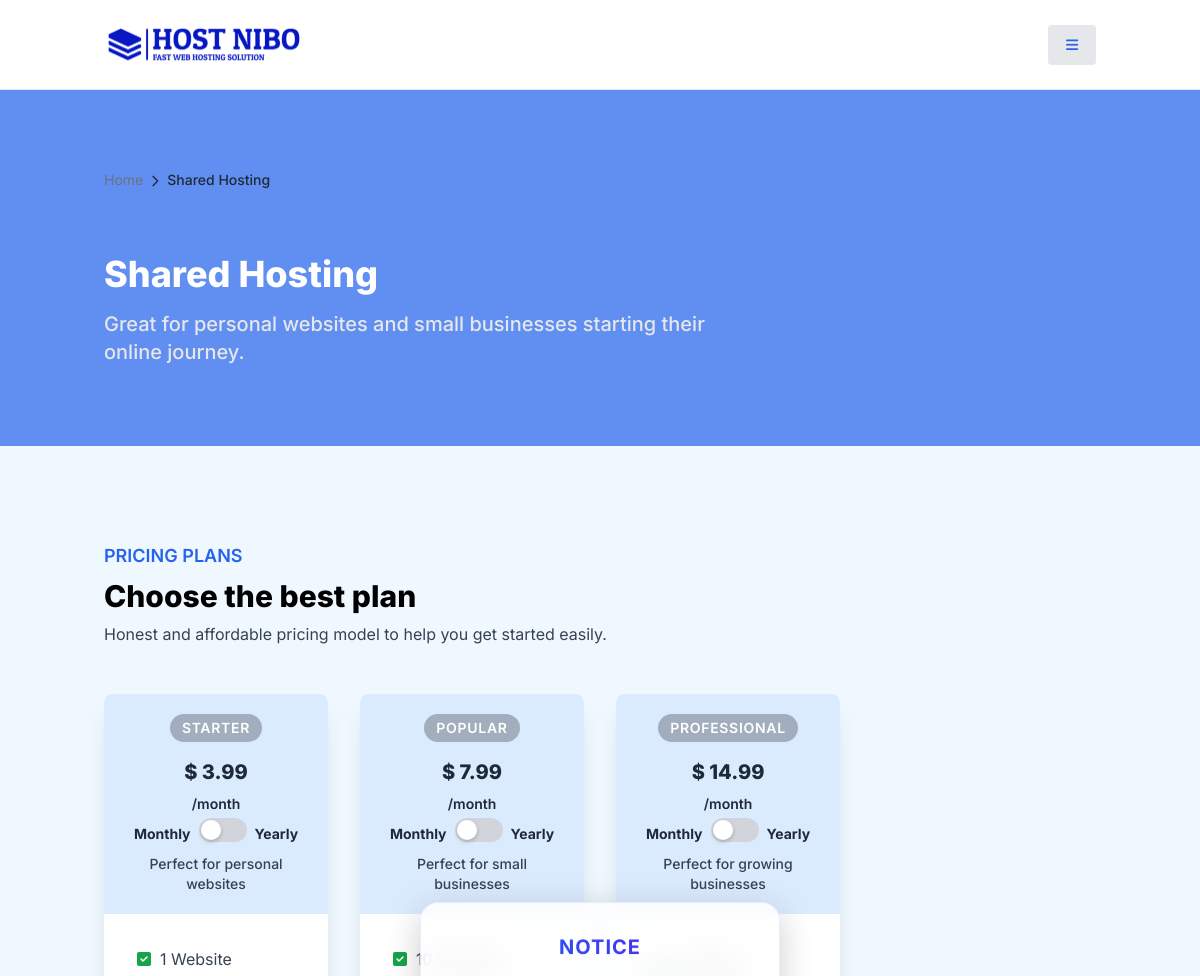
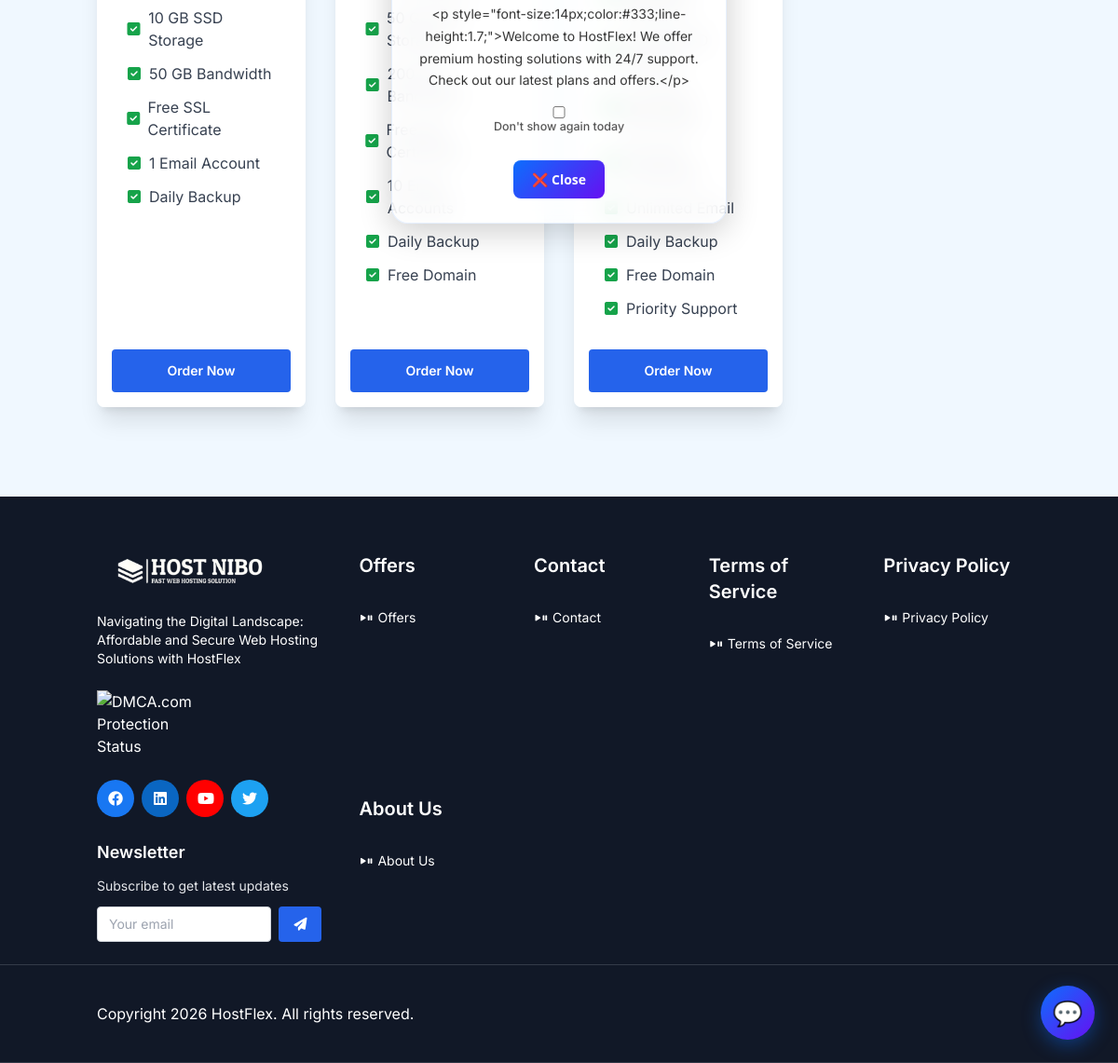
/category.php?slug=shared, run on the app's committed database (2 pictures, top to bottom).
### tables this page shows
CREATE TABLE settings (
    id INT AUTO_INCREMENT PRIMARY KEY,
    setting_key VARCHAR(100) NOT NULL UNIQUE,
    setting_value TEXT NOT NULL
);

CREATE TABLE categories (
    id INT AUTO_INCREMENT PRIMARY KEY,
    name VARCHAR(100) NOT NULL,
    slug VARCHAR(100) NOT NULL UNIQUE,
    description TEXT,
    image VARCHAR(255),
    sort_order INT DEFAULT 0,
    status BOOLEAN DEFAULT TRUE,
    created_at TIMESTAMP DEFAULT CURRENT_TIMESTAMP
);

CREATE TABLE hosting_plans (
    id INT AUTO_INCREMENT PRIMARY KEY,
    category VARCHAR(50) NOT NULL,
    name VARCHAR(100) NOT NULL,
    subtitle VARCHAR(200),
    badge VARCHAR(100),
    monthly_price DECIMAL(10,2),
    yearly_price DECIMAL(10,2),
    features TEXT,
    order_url VARCHAR(500),
    is_popular BOOLEAN DEFAULT FALSE,
    sort_order INT DEFAULT 0,
    status BOOLEAN DEFAULT TRUE,
    created_at TIMESTAMP DEFAULT CURRENT_TIMESTAMP
);

CREATE TABLE menu_items (
    id INT AUTO_INCREMENT PRIMARY KEY,
    label VARCHAR(100) NOT NULL,
    url VARCHAR(500) NOT NULL,
    parent_id INT DEFAULT 0,
    location ENUM('header','footer','both') DEFAULT 'header',
    sort_order INT DEFAULT 0,
    status BOOLEAN DEFAULT TRUE,
    created_at TIMESTAMP DEFAULT CURRENT_TIMESTAMP
);

### includes/functions.php (called while the page is built, shortened)
<?php
function getSetting($key) {
    global $conn;
    $key = mysqli_real_escape_string($conn, $key);
    $query = "SELECT setting_value FROM settings WHERE setting_key = '$key'";
    $result = mysqli_query($conn, $query);
    if ($row = mysqli_fetch_assoc($result)) {
        return $row['setting_value'];
    }
    return '';
}
function getPlans($category = null) {
    global $conn;
    $where = "WHERE status = 1";
    if ($category) {
        $cat = mysqli_real_escape_string($conn, $category);
        $where .= " AND category = '$cat'";
    }
    $query = "SELECT * FROM hosting_plans $where ORDER BY sort_order ASC";
    return mysqli_query($conn, $query);
}
function sanitize($data) {
    global $conn;
    return mysqli_real_escape_string($conn, htmlspecialchars(strip_tags(trim($data))));
}
function getCategoryBySlug($slug) {
    global $conn;
    $slug = mysqli_real_escape_string($conn, $slug);
    $query = "SELECT * FROM categories WHERE slug = '$slug' AND status = 1 LIMIT 1";
    $result = mysqli_query($conn, $query);
    return mysqli_fetch_assoc($result);
}
function getMenuItems($location = 'header') {
    global $conn;
    $location = mysqli_real_escape_string($conn, $location);
    $query = "SELECT * FROM menu_items WHERE status = 1 AND (location = '$location' OR location = 'both') ORDER BY sort_order ASC";
    $result = mysqli_query($conn, $query);
    $items = [];
    while ($row = mysqli_fetch_assoc($result)) {
        $items[] = $row;
    }
    return $items;
}
function escSetting($key) {
    return htmlspecialchars(getSetting($key), ENT_QUOTES, 'UTF-8');
}
        ?>

### category.php (the view, shortened to what this page needs)
<?php require_once 'config/database.php'; require_once 'includes/functions.php'; checkMaintenance();
$slug = isset($_GET['slug']) ? sanitize($_GET['slug']) : '';
$category = getCategoryBySlug($slug);
?>
<!DOCTYPE html>
<html lang="en">
<head>
<?php include "cdnjs.php"; ?>
</head>
<body>
<?php include "header.php"; ?>
<?php include "contact-btn.php"; ?>
<div class="-z-50" style="background-image: url('img/7ee6a14d8e2-shutterstock_1394052911-scaled.html'); background-size: cover; background-position: center;">
<div class="bg-blue-600 bg-opacity-70">
<div class="space-y-16 content mx-auto py-16 lg:pt-20 lg:pb-20">
<?php $breadcrumbs = [['label' => $category['name']]]; include __DIR__ . '/breadcrumb.php'; ?>
<div class="flex flex-col lg:flex-row items-center space-y-12 lg:space-y-0">
<div class="sm:w-2/3 text-left">
<h1 class="text-3xl md:text-4xl font-extrabold mb-4 text-white"><?php echo htmlspecialchars($category['name']); ?></h1>
<p class="text-lg md:text-xl font-medium text-gray-200"><?php echo htmlspecialchars($category['description']); ?></p>
</div>
</div>
</div>
</div>
</div>
<section class="section_gap">
<div class="content">
<div class="mb-12 flex flex-col gap-2">
<h5 class="text-blue-600">PRICING PLANS</h5>
<h2 class="text-black">Choose the best plan</h2>
<p>Honest and affordable pricing model to help you get started easily.</p>
</div>
<?php $sym = htmlspecialchars(getSetting('currency_symbol') ?: 'TK.', ENT_QUOTES, 'UTF-8'); ?>
<div class="grid grid-cols-1 sm:grid-cols-2 lg:grid-cols-4 gap-12 lg:gap-8">
<?php $plans = getPlans($category['slug']); ?>
<?php if (mysqli_num_rows($plans) > 0): ?>
<?php while ($plan = mysqli_fetch_assoc($plans)):
    $features = json_decode($plan['features'], true);
    $has_monthly = $plan['monthly_price'] > 0;
    $has_yearly = $plan['yearly_price'] > 0;
    $both = $has_monthly && $has_yearly;
    $default_price = $has_monthly ? $plan['monthly_price'] : $plan['yearly_price'];
    $default_label = $has_monthly ? '/month' : '/year';
?>
<div class="rounded-lg shadow-xl flex flex-col overflow-hidden" style="background-image: url('images/hosting-bg.html'); background-size: contain; background-repeat: no-repeat; background-position: top;">
<div class="p-5 text-center rounded-t-lg border-b border-white bg-opacity-95 overflow-hidden bg-blue-100">
<span class="inline-block text-sm uppercase tracking-wider font-semibold px-3 py-1 bg-gray-500 bg-opacity-50 text-white rounded-full mb-4"><?php echo htmlspecialchars($plan['badge'] ?: $plan['name']); ?></span>
<div class="flex flex-col gap-1 mb-1 justify-center items-center">
<h3 class="text-xl xl:text-2xl font-extrabold"><?php echo $sym; ?> <span data-monthly="<?php echo $plan['monthly_price']; ?>" data-yearly="<?php echo $plan['yearly_price']; ?>" class="priceValue"><?php echo $default_price; ?></span></h3>
<span class="priceFor text-sm font-semibold mt-1"><?php echo $default_label; ?></span>
<?php if ($both): ?>
<div class="mt-3 flex items-center justify-center gap-2">
    <span class="billingLabel text-sm font-bold text-blue-700 cursor-pointer leading-none" data-period="monthly" onclick="toggleBilling(this, 'monthly')">Monthly</span>
    <label class="billing-toggle leading-none">
        <span class="slider"></span>
    </label>
    <span class="billingLabel text-sm font-bold text-gray-400 cursor-pointer leading-none" data-period="yearly" onclick="toggleBilling(this, 'yearly')">Yearly</span>
</div>
<?php endif; ?>
</div>
<p class="text-gray-700 text-sm font-medium"><?php echo htmlspecialchars($plan['subtitle']); ?></p>
</div>
<div class="p-8 lg:p-8 space-y-5 lg:space-y-6 text-gray-700 flex-grow bg-white">
<ul class="space-y-3 text-sm lg:text-base">
<?php if ($features): foreach ($features as $feature): ?>
<li class="flex items-center space-x-2"><i class="fa fa-check-square text-green-600"></i><span><?php echo htmlspecialchars($feature); ?></span></li>
<?php endforeach; endif; ?>
</ul>
</div>
<div class="px-4 pb-4 bg-white">
<a href="<?php echo $plan['order_url'] ?: '#'; ?>" data-ripple-light="true" class="btn btn-blue">Order Now</a>
</div>
</div>
<?php endwhile; ?>
<?php else: ?>
<div class="col-span-full text-center py-12"><p class="text-gray-400 text-lg">No plans available in this category yet.</p></div>
<?php endif; ?>
</div>
</div>
</section>
<?php include "footer.php"; ?>
</body>
</html>

### contact-btn.php (shortened to what this page needs)
<?php require_once 'config/database.php'; require_once 'includes/functions.php';
$fab_enabled = getSetting('fab_enabled');
$fab_icon = getSetting('fab_icon') ?: '💬';
$popup_enabled = getSetting('popup_notice_enabled');
?>
<?php if ($fab_enabled === '' || $fab_enabled === '1'): ?>
<div class="fab-container">
<div class="fab-options" id="fabOptions">
</div>
<button class="fab-button" id="fabBtn" onclick="toggleFab()" aria-label="Contact options" aria-expanded="false" aria-controls="fabOptions"><?php echo $fab_icon; ?></button>
</div>
<?php endif; ?>
<?php if ($popup_enabled === '' || $popup_enabled === '1'):
    $popup_bg = escSetting('popup_notice_bg_color') ?: 'rgba(255,255,255,0.8)';
    $popup_text_color = escSetting('popup_notice_text_color') ?: '#333';
?>
<div id="popupNotice" style="display:none;position:fixed;top:50%;left:50%;transform:translate(-50%,-50%);background:<?php echo $popup_bg; ?>;backdrop-filter:blur(14px);border-radius:18px;box-shadow:0 8px 35px rgba(0,0,0,0.2);padding:26px 22px;z-index:9999;width:92%;max-width:360px;font-family:'Segoe UI','Helvetica Neue',sans-serif;text-align:center;animation:fadeIn 0.35s ease-in-out;border:1px solid rgba(13,110,253,0.1);">
<h2 style="font-size:20px;margin-bottom:14px;font-weight:700;text-transform:uppercase;background:linear-gradient(90deg,#0d6efd,#6610f2);-webkit-background-clip:text;-webkit-text-fill-color:transparent;letter-spacing:1px;"><?php echo escSetting('popup_notice_title') ?: '📢 Notice'; ?></h2>
<div style="font-size:14px;color:<?php echo $popup_text_color; ?>;line-height:1.7;margin-bottom:12px;"><?php echo nl2br(escSetting('popup_notice_message')); ?></div>
<div style="margin-top:16px;font-size:12.5px;color:#555;"><label style="cursor:pointer;"><input type="checkbox" id="dontShow" style="margin-right:6px;"> <?php echo escSetting('popup_hide_label') ?: "Don't show again today"; ?></label></div>
<button onclick="closePopup()" style="margin-top:18px;background:linear-gradient(135deg,#0d6efd,#6610f2);color:white;border:none;padding:10px 20px;border-radius:8px;cursor:pointer;font-size:14px;font-weight:600;transition:all 0.3s ease;"><?php echo escSetting('popup_close_text') ?: '❌ Close'; ?></button>
</div>
<?php endif; ?>

### footer.php (shortened to what this page needs)
<footer style="background: #111827; color: #ffffff" id="footer" role="contentinfo" class>
<div class="pt-12">
<div class="content grid grid-cols-1 lg:grid-cols-11 lg:gap-10">
<div class="col-span-3 space-y-6 py-3 row-span-2">
<h3><picture><source srcset="images/logo-white.webp" type="image/webp"><img class="max-h-[40px] max-w-[200px] sm:max-w-[400px] rounded" src="<?php echo escSetting('footer_logo') ?: 'images/logo-white.png'; ?>" alt="<?php echo escSetting('site_name'); ?>" width="200" height="50" loading="lazy" style="object-fit:contain"></picture></h3>
<p style="color: #ffffff" class="text-sm max-w-[350px]"><?php echo escSetting('footer_description'); ?></p>
<br>
<a href="//www.dmca.com/Protection/Status.aspx?ID=65bbde93-ced3-47fc-b61c-569d89434dd2" title="DMCA.com Protection Status" class="dmca-badge" aria-label="DMCA Protection Status"><img src="https://images.dmca.com/Badges/dmca_protected_sml_120m.png?ID=65bbde93-ced3-47fc-b61c-569d89434dd2" alt="DMCA.com Protection Status" width="120" height="30" style="aspect-ratio:4/1;width:120px;height:auto"></a>
<div class="flex flex-wrap gap-2">
                <?php
                $social_links = [];
                if (!empty($social_links)):
                    foreach ($social_links as $link):
                        $name = htmlspecialchars($link['name'] ?? '');
                        $icon_class = htmlspecialchars($link['icon'] ?? 'fab fa-globe');
                        $color = htmlspecialchars($link['color'] ?? '#1877f2');
                        $url = htmlspecialchars($link['url'] ?? '#');
                ?>
                <a class="circle-btn w-10 h-10 text-white" style="background:<?php echo $color; ?>" href="<?php echo $url; ?>" title="<?php echo $name; ?>" aria-label="Follow us on <?php echo $name; ?>"><i class="<?php echo $icon_class; ?>" aria-hidden="true"></i></a>
                <?php
                    endforeach;
                else:
                    $fb = getSetting('facebook_url'); if ($fb): ?><a class="circle-btn w-10 h-10 bg-[#1877f2] text-white" href="<?php echo htmlspecialchars($fb); ?>" aria-label="Follow us on Facebook"><i class="fab fa-facebook" aria-hidden="true"></i></a><?php endif; ?>
                    <?php $li = getSetting('linkedin_url'); if ($li): ?><a class="circle-btn w-10 h-10 bg-[#0a66c2] text-white" href="<?php echo htmlspecialchars($li); ?>" aria-label="Follow us on LinkedIn"><i class="fab fa-linkedin" aria-hidden="true"></i></a><?php endif; ?>
                    <?php $yt = getSetting('youtube_url'); if ($yt): ?><a class="circle-btn w-10 h-10 bg-[#ff0000] text-white" href="<?php echo htmlspecialchars($yt); ?>" aria-label="Subscribe on YouTube"><i class="fab fa-youtube" aria-hidden="true"></i></a><?php endif; ?>
                    <?php $tw = getSetting('twitter_url'); if ($tw): ?><a class="circle-btn w-10 h-10 bg-[#1da1f2] text-white" href="<?php echo htmlspecialchars($tw); ?>" aria-label="Follow us on Twitter"><i class="fab fa-twitter" aria-hidden="true"></i></a><?php endif; ?>
                <?php endif; ?>
</div>
<div class="mt-6">
    <h3 class="text-lg font-semibold mb-3">Newsletter</h3>
    <p class="text-sm text-gray-200 mb-3">Subscribe to get latest updates</p>
    <form id="newsletterForm" toolname="newsletter_subscribe" tooldescription="Subscribes the user to the HostNibo newsletter for latest updates and promotions" class="flex flex-col gap-2" onsubmit="return subscribeNewsletter(event)" aria-label="Newsletter subscription">
        <div class="flex gap-2">
            <input type="email" id="newsletterEmail" placeholder="Your email" required toolparamdescription="The email address to subscribe to the newsletter" aria-label="Email address for newsletter" class="flex-1 px-3 py-2 rounded text-sm text-gray-900">
            <button type="submit" class="bg-blue-600 text-white px-4 py-2 rounded text-sm hover:bg-blue-700 whitespace-nowrap" aria-label="Subscribe to newsletter"><i class="fa fa-paper-plane" aria-hidden="true"></i></button>
        </div>
    </form>
</div>
</div>
<?php
$footer_items = getMenuItems('footer');
$footer_parents = array_filter($footer_items, function($item) { return $item['parent_id'] == 0; });
usort($footer_parents, function($a, $b) { return $a['sort_order'] - $b['sort_order']; });
foreach ($footer_parents as $parent):
    $children = array_filter($footer_items, function($item) use ($parent) { return $item['parent_id'] == $parent['id']; });
    usort($children, function($a, $b) { return $a['sort_order'] - $b['sort_order']; });
    $has_children = !empty($children);
?>
<div class="col-span-2 space-y-6 py-3" role="navigation" aria-label="Footer navigation - <?php echo htmlspecialchars($parent['label']); ?>">
<div>
<h3 class="mb-8"><?php echo htmlspecialchars($parent['label']); ?></h3>
<div class="space-y-3">
<?php if ($has_children): foreach ($children as $child): ?>
<a style="color: #ffffff" class="flex items-center gap-1 text-sm group" href="<?php echo htmlspecialchars($child['url']); ?>"><span class="circle-btn bg-opacity-25 w-4 h-4 text-xs text-white"><i class="fa fa-play fa-2xs group-hover:hidden" aria-hidden="true"></i><i class="fa fa-pause fa-2xs hidden group-hover:block" aria-hidden="true"></i></span><span><?php echo htmlspecialchars($child['label']); ?></span></a>
<?php endforeach; else: ?>
<a style="color: #ffffff" class="flex items-center gap-1 text-sm group" href="<?php echo htmlspecialchars($parent['url']); ?>"><span class="circle-btn bg-opacity-25 w-4 h-4 text-xs text-white"></span><span><?php echo htmlspecialchars($parent['label']); ?></span></a>
<?php endif; ?>
</div>
</div>
</div>
<?php endforeach; ?>
</div>
<div class="border-t border-b border-gray-400 border-opacity-25">
<div class="content py-4 flex justify-between flex-col items-center lg:flex-row gap-4">
<p style="color: #ffffff" class="text-center py-6"><?php echo escSetting('footer_copyright'); ?></p>
</div>
</div>
</div>
</footer>

### data on the page
settings: setting_value "💬"
settings: setting_value "NOTICE"
settings: setting_value "<p style=\"font-size:14px;color:#333;line-height:1.7;\">Welcome to HostFlex! We offer premium hosting solutions with 24/7 support. Check out our latest plans and offers.</p>"
categories: name "Shared Hosting", description "Great for personal websites and small businesses starting their online journey."
hosting_plans: badge "STARTER", monthly_price "3.99", monthly_price "/month", yearly_price "Monthly", subtitle "Perfect for personal websites", features "1 Website", features "10 GB SSD Storage", features "50 GB Bandwidth", features "Free SSL Certificate", features "1 Email Account", features "Daily Backup"
settings: setting_value "$"
hosting_plans: badge "POPULAR", monthly_price "7.99", monthly_price "/month", yearly_price "Monthly", subtitle "Perfect for small businesses", features "10 Websites", features "50 GB SSD Storage", features "200 GB Bandwidth", features "Free SSL Certificate", features "10 Email Accounts", features "Daily Backup", features "Free Domain"
hosting_plans: badge "PROFESSIONAL", monthly_price "14.99", monthly_price "/month", yearly_price "Monthly", subtitle "Perfect for growing businesses", features "100 GB SSD Storage", features "Unlimited Bandwidth", features "Unlimited Email", features "Daily Backup", features "Free Domain", features "Priority Support"
settings: setting_value "Navigating the Digital Landscape: Affordable and Secure Web Hosting Solutions with HostFlex"
menu_items: label "Offers"
menu_items: label "Contact"
menu_items: label "Terms of Service"
menu_items: label "Privacy Policy"
menu_items: label "About Us"
settings: setting_value "Copyright 2026 HostFlex. All rights reserved."

### other printed values
escSetting('popup_hide_label') ?: "Don't show again today" "Don't show again today"
escSetting('popup_close_text') ?: '❌ Close' "❌ Close"
$site_name "Home"
$crumb['label'] "Shared Hosting"
